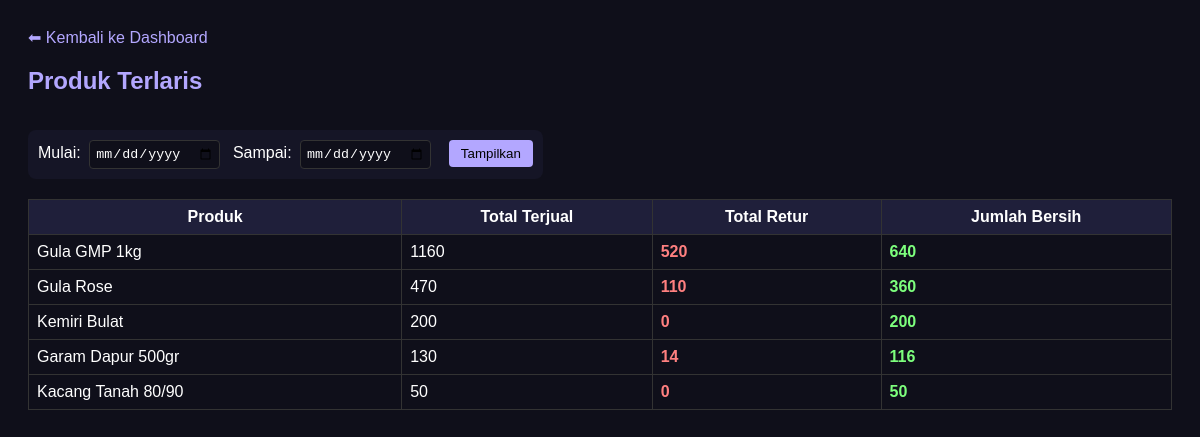
/pages/best_seller.php (signed in), run on the app's committed database.
### tables this page shows
CREATE TABLE `produk` (
  `produk_id` int(11) NOT NULL,
  `nama_produk` varchar(100) NOT NULL,
  `harga` decimal(12,2) NOT NULL,
  `stok` int(11) DEFAULT 0,
  `stok_minimum` int(11) DEFAULT 50,
  `kategori_id` int(11) DEFAULT NULL
);

### pages/best_seller.php (the view, shortened to what this page needs)
<?php
require_once '../config/database.php';
$startInput = isset($_GET['start']) ? $_GET['start'] : '';
$endInput   = isset($_GET['end'])   ? $_GET['end']   : '';
$startRange = $startInput !== '' ? $startInput : '0000-01-01';
$endRange   = $endInput   !== '' ? $endInput   : '9999-12-31';
$params = array(
    ':start_pj'     => $startRange,
    ':end_pj'       => $endRange,
    ':start_retur'  => $startRange,
    ':end_retur'    => $endRange
);
$sql = "
    SELECT
        p.produk_id,
        p.nama_produk,
        /* Total penjualan pada range tanggal */
        COALESCE(SUM(
            CASE
                WHEN DATE(pj.tanggal) BETWEEN :start_pj AND :end_pj
                THEN dp.jumlah
                ELSE 0
            END
        ), 0) AS total_terjual,
        /* Total retur pada range tanggal */
        COALESCE((
            SELECT SUM(rd.jumlah_retur)
            FROM retur_detail rd
            JOIN retur r ON rd.retur_id = r.retur_id
            WHERE rd.produk_id = p.produk_id
              AND DATE(r.tanggal_retur) BETWEEN :start_retur AND :end_retur
        ), 0) AS total_retur
    FROM produk p
    LEFT JOIN detail_penjualan dp ON dp.produk_id = p.produk_id
    LEFT JOIN penjualan pj ON pj.penjualan_id = dp.penjualan_id
    GROUP BY p.produk_id;
";
$stmt = $pdo->prepare($sql);
$stmt->execute($params);
$data = $stmt->fetchAll(PDO::FETCH_ASSOC);
foreach ($data as $i => $row) {
    $data[$i]['total_bersih'] = $row['total_terjual'] - $row['total_retur'];
}
usort($data, function ($a, $b) {
    return $b['total_bersih'] <=> $a['total_bersih'];
});
?>
<!DOCTYPE html>
<html lang="id">
<head>
</head>
<body>
    <a href="dashboard.php">⬅ Kembali ke Dashboard</a>
    <h2>Produk Terlaris</h2>
    <form method="get" class="filter-box">
        <label>Mulai:</label>
        <input type="date" name="start" value="<?= htmlspecialchars($startInput) ?>">
        <label>Sampai:</label>
        <input type="date" name="end" value="<?= htmlspecialchars($endInput) ?>">
        <button type="submit">Tampilkan</button>
    </form>
    <table>
        <tr>
            <th>Produk</th>
            <th>Total Terjual</th>
            <th>Total Retur</th>
            <th>Jumlah Bersih</th>
        </tr>
        <?php if (empty($data)): ?>
            <tr>
                <td colspan="4" style="text-align:center;">Belum ada data.</td>
            </tr>
        <?php else: ?>
            <?php foreach ($data as $row): ?>
            <tr>
                <td><?= htmlspecialchars($row['nama_produk']) ?></td>
                <td><?= $row['total_terjual'] ?></td>
                <td class="low"><?= $row['total_retur'] ?></td>
                <td class="best"><?= $row['total_bersih'] ?></td>
            </tr>
            <?php endforeach; ?>
        <?php endif; ?>
    </table>
</body>
</html>

### pages/best_seller.php (style rules this page uses)
body { background: #0f0f1a; color: #fff; font-family: Poppins, sans-serif; padding: 20px; }
table { width: 100%; border-collapse: collapse; margin-top: 20px; }
th, td { border: 1px solid #333; padding: 8px; }
th { background: #1f1f3a; }
h2 { color: #b3a7ff; }
.low { color: #ff8080; font-weight: bold; }
.best { color: #7dff7d; font-weight: bold; }
a { color: #b3a7ff; text-decoration: none; }
.filter-box { margin-top: 15px; padding: 10px; background: #151526; border-radius: 8px; display: inline-block; }
.filter-box label { margin-right: 4px; }
.filter-box input[type="date"] { padding: 5px; border-radius: 4px; border: 1px solid #333; background: #0f0f1a; color: #fff; margin-right: 8px; }
.filter-box button { padding: 6px 12px; border-radius: 4px; border: none; background: #b3a7ff; cursor: pointer; margin-left: 5px; }

### data on the page
produk: nama_produk "Gula GMP 1kg", total_terjual "1160", total_retur "520", total_bersih "640"
produk: nama_produk "Gula Rose", total_terjual "470", total_retur "110", total_bersih "360"
produk: nama_produk "Kemiri Bulat", total_terjual "200", total_retur "0", total_bersih "200"
produk: nama_produk "Garam Dapur 500gr", total_terjual "130", total_retur "14", total_bersih "116"
produk: nama_produk "Kacang Tanah 80/90", total_terjual "50", total_retur "0", total_bersih "50"
